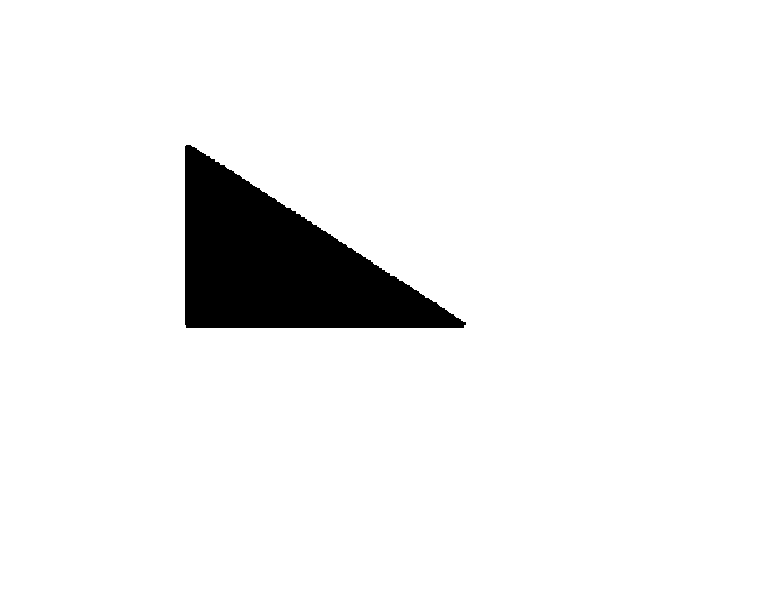
#> input picture shapess1.png, 776 x 612 px
$ python centre.py
#> lines starting #> are read from the running program, lines starting #| are printed output that depends on the picture; after the words box and inside, x2 and y2 are one past the last pixel; in counts of white or black regions, pixels touching at a corner belong together
import cv2
import numpy as np

# Load image, convert to grayscale, and Otsu's threshold
image = cv2.imread('shapess1.png')
#> image is the input picture: shape (612, 776, 3); 94.3% white; 1 black region, box (x1, y1, x2, y2) and area: (185, 145, 466, 328) 26972
gray = cv2.cvtColor(image, cv2.COLOR_BGR2GRAY)
thresh = cv2.threshold(gray, 0, 255, cv2.THRESH_BINARY_INV + cv2.THRESH_OTSU)[1]
#> thresh: shape (612, 776); 5.7% white; 1 white region

# Find contours and extract the bounding rectangle coordintes
# then find moments to obtain the centroid
cnts = cv2.findContours(thresh, cv2.RETR_EXTERNAL, cv2.CHAIN_APPROX_NONE)
#> cnts = 1 contour; box (x1, y1, x2, y2) and area: (185, 145, 466, 328) 26577
cnts = cnts[0]


for c in cnts:
    # Obtain bounding box coordinates and draw rectangle
    x,y,w,h = cv2.boundingRect(c)
    cv2.rectangle(image, (x, y), (x + w, y + h), (36,255,12), 2)

    # Find center coordinate and draw center point
    M = cv2.moments(c)
    cx = int(M['m10']/M['m00'])
    cy = int(M['m01']/M['m00'])
    cv2.circle(image, (cx, cy), 2, (36,255,12), -1)
    print('Center: ({}, {})'.format(cx,cy))
#> this loop made 1 pass
#> (x, y, w, h, cx, cy) on pass 1: (185, 145, 281, 183, 280, 265)
#| Center: (280, 265)
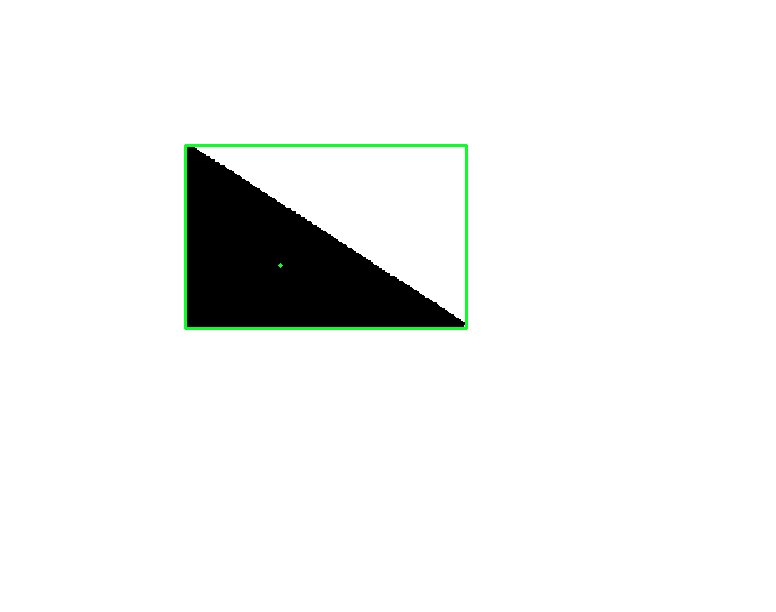
#> image: shape (612, 776, 3); 0.59% of pixels changed, all inside (x1, y1, x2, y2) = (184, 144, 468, 330)

cv2.imshow('telescope', image)
cv2.imwrite('Image_centrée.png', image)
cv2.waitKey()

$ run again, with shapess3.png copied over shapess1.png
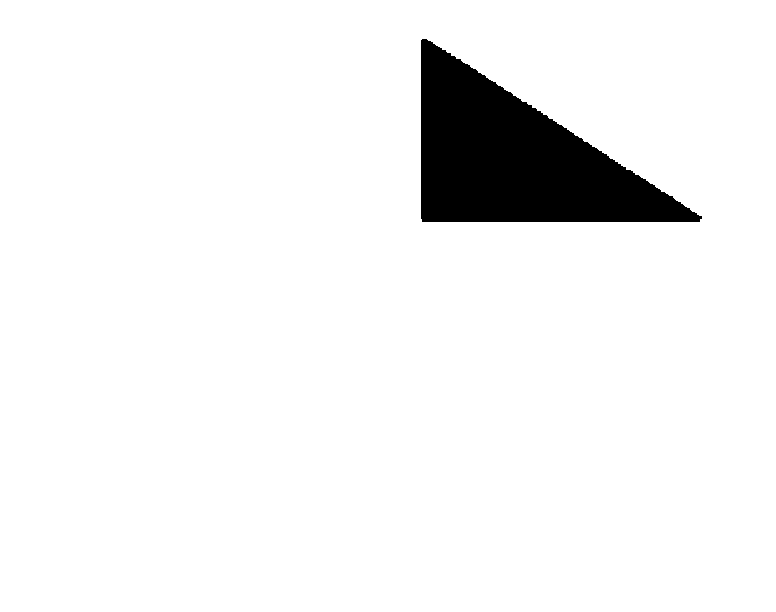
#> input picture shapess3.png, 776 x 612 px
#> image is the input picture: shape (612, 776, 3); 94.3% white; 1 black region, box (x1, y1, x2, y2) and area: (421, 39, 702, 222) 26972
#> thresh: shape (612, 776); 5.7% white; 1 white region
#> cnts = 1 contour; box (x1, y1, x2, y2) and area: (421, 39, 702, 222) 26577
#> the loop `for c in cnts:` made 1 pass
#> (x, y, w, h, cx, cy) on pass 1: (421, 39, 281, 183, 516, 159)
#> (printed output is left out)
#> after the loop `for c in cnts:`:
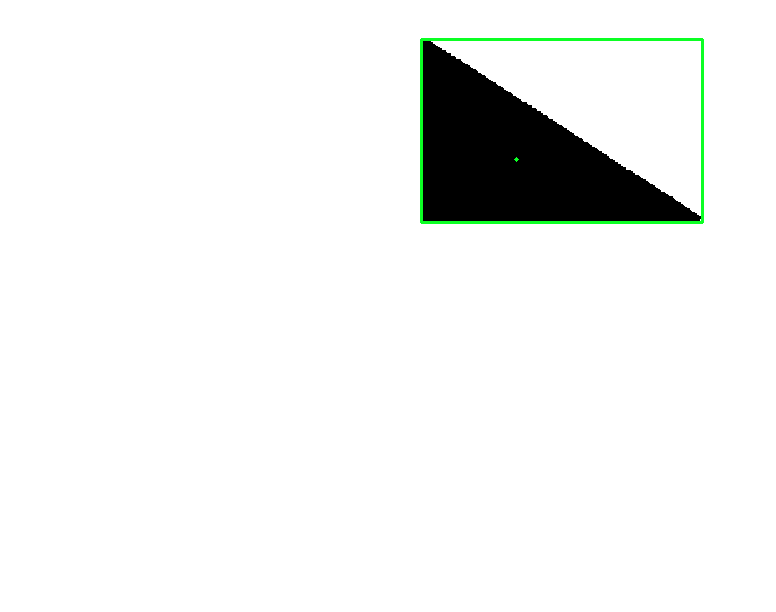
#> image: shape (612, 776, 3); 0.59% of pixels changed, all inside (x1, y1, x2, y2) = (420, 38, 704, 224)
